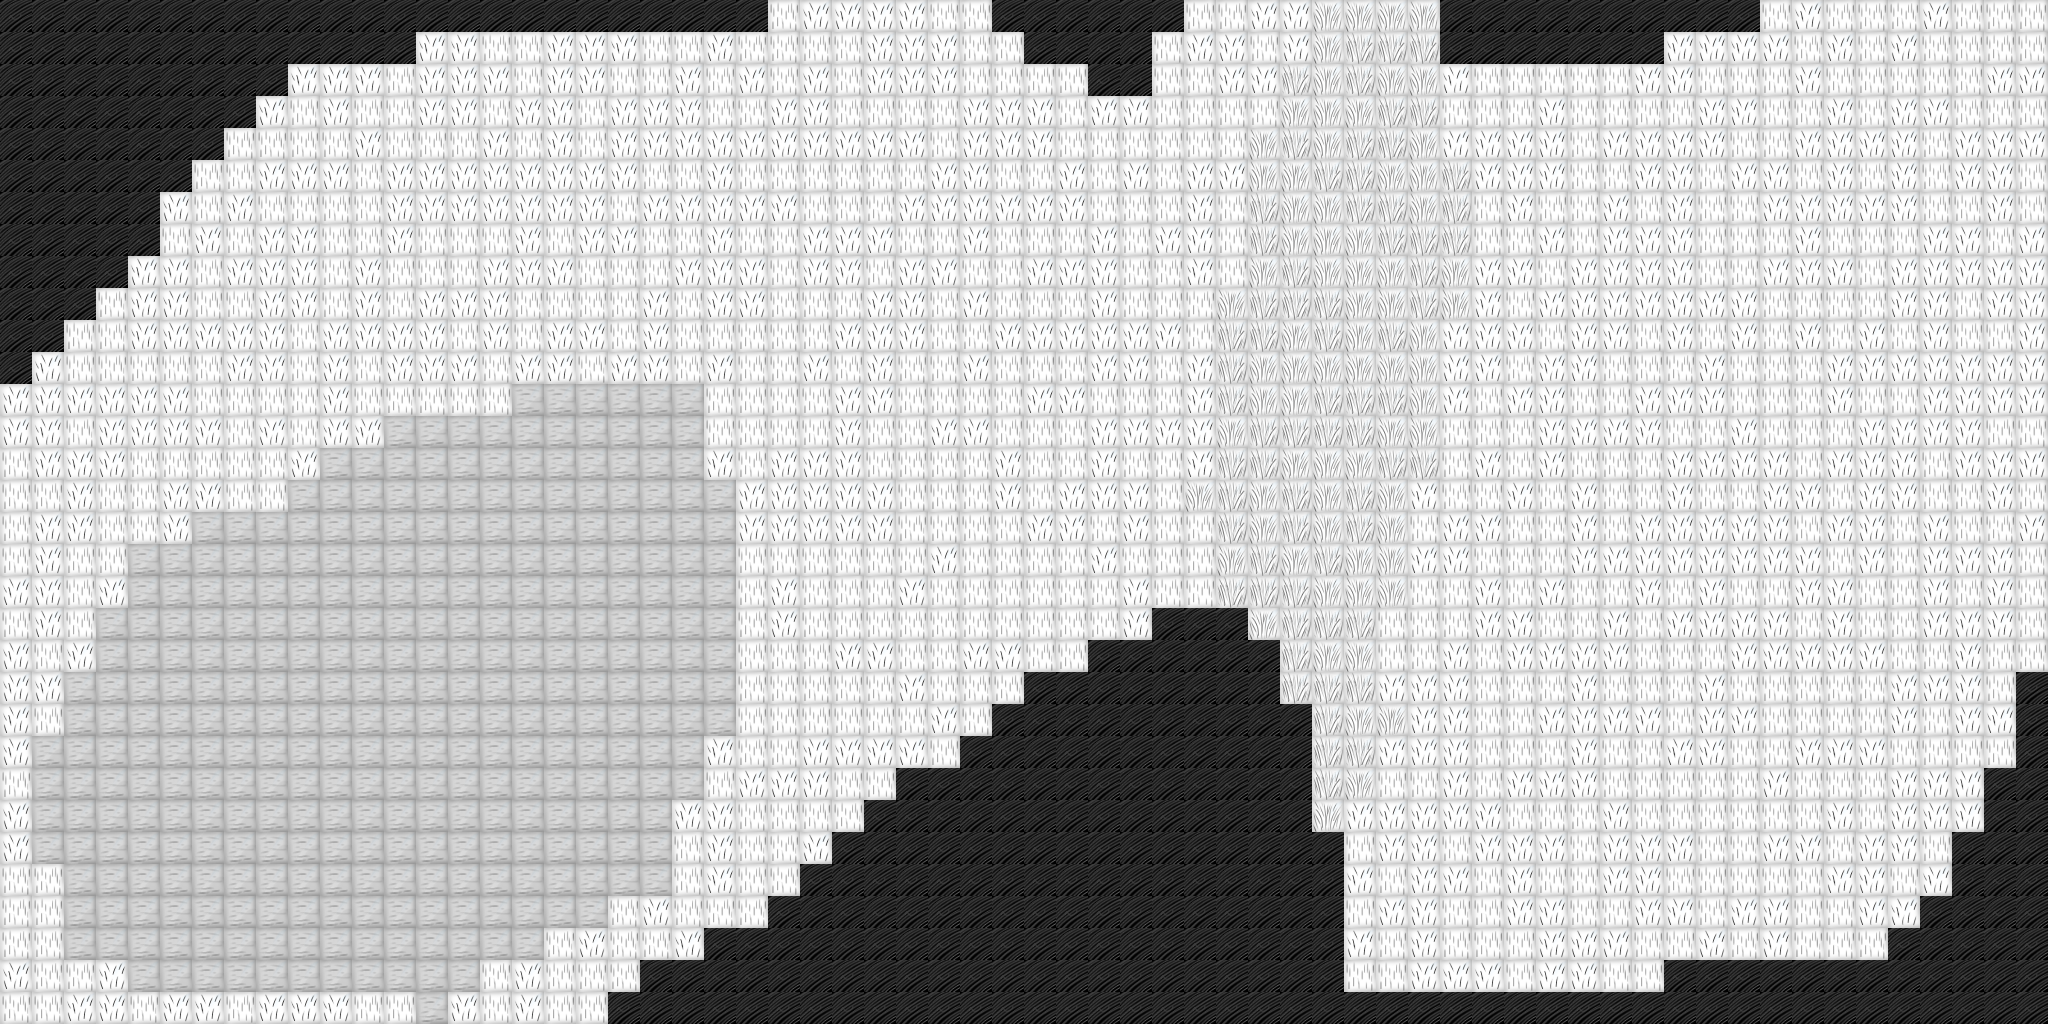

This game map was drawn from its Tiled (.tmx) file and the tilesets committed beside it. A one-line description and the full map source follow:
An orthogonal 64x32 tile map with 32x32 px tiles, 1 tile layer (Outside).

<map version="1.0" tiledversion="1.1.5" orientation="orthogonal" renderorder="right-down" width="64" height="32" tilewidth="32" tileheight="32" infinite="0" nextobjectid="1">
 <tileset firstgid="1" name="spritesheet(2)" tilewidth="32" tileheight="32" tilecount="13" columns="13">
  <image source="tiles.png" width="416" height="32" />
  <tile id="0">
   <properties>
    <property name="MoveCost" type="int" value="0" />
    <property name="Occupied" type="bool" value="false" />
    <property name="canMove" type="bool" value="false" />
   </properties>
  </tile>
  <tile id="1">
   <properties>
    <property name="MoveCost" type="int" value="1" />
    <property name="Occupied" type="bool" value="false" />
    <property name="canMove" type="bool" value="true" />
   </properties>
  </tile>
  <tile id="2">
   <properties>
    <property name="MoveCost" type="int" value="1" />
    <property name="Occupied" type="bool" value="false" />
    <property name="canMove" type="bool" value="true" />
   </properties>
  </tile>
  <tile id="3">
   <properties>
    <property name="MoveCost" type="int" value="2" />
    <property name="Occupied" type="bool" value="false" />
    <property name="canMove" type="bool" value="true" />
   </properties>
  </tile>
  <tile id="4">
   <properties>
    <property name="MoveCost" type="int" value="1" />
    <property name="Occupied" type="bool" value="false" />
    <property name="canMove" type="bool" value="true" />
   </properties>
  </tile>
  <tile id="5">
   <properties>
    <property name="MoveCost" type="int" value="1" />
    <property name="Occupied" type="bool" value="false" />
    <property name="canMove" type="bool" value="true" />
   </properties>
  </tile>
  <tile id="6">
   <properties>
    <property name="MoveCost" type="int" value="1" />
    <property name="Occupied" type="bool" value="false" />
    <property name="canMove" type="bool" value="true" />
   </properties>
  </tile>
  <tile id="7">
   <properties>
    <property name="MoveCost" type="int" value="1" />
    <property name="Occupied" type="bool" value="false" />
    <property name="canMove" type="bool" value="true" />
   </properties>
  </tile>
  <tile id="8">
   <properties>
    <property name="MoveCost" type="int" value="1" />
    <property name="Occupied" type="bool" value="false" />
    <property name="canMove" type="bool" value="true" />
   </properties>
  </tile>
  <tile id="9">
   <properties>
    <property name="MoveCost" type="int" value="1" />
    <property name="Occupied" type="bool" value="false" />
    <property name="canMove" type="bool" value="true" />
   </properties>
  </tile>
  <tile id="10">
   <properties>
    <property name="MoveCost" type="int" value="2" />
    <property name="Occupied" type="bool" value="false" />
    <property name="canMove" type="bool" value="true" />
   </properties>
  </tile>
  <tile id="11">
   <properties>
    <property name="MoveCost" type="int" value="1" />
    <property name="Occupied" type="bool" value="false" />
    <property name="canMove" type="bool" value="true" />
   </properties>
  </tile>
  <tile id="12">
   <properties>
    <property name="MoveCost" type="int" value="1" />
    <property name="Occupied" type="bool" value="false" />
    <property name="canMove" type="bool" value="true" />
   </properties>
  </tile>
 </tileset>
 <layer name="Outside" width="64" height="32">
  <properties>
   <property name="CanMove" type="bool" value="false" />
   <property name="MoveCost" type="int" value="0" />
   <property name="Occupied" type="bool" value="false" />
  </properties>
  <data encoding="csv">
1,1,1,1,1,1,1,1,1,1,1,1,1,1,1,1,1,1,1,1,1,1,1,1,5,6,6,6,6,5,5,1,1,1,1,1,1,5,5,6,6,10,10,10,10,1,1,1,1,1,1,1,1,1,1,5,6,5,5,5,6,5,5,5,
1,1,1,1,1,1,1,1,1,1,1,1,1,6,6,5,5,6,6,6,5,5,6,5,5,5,5,6,6,6,5,5,1,1,1,1,5,6,6,5,6,10,11,11,11,1,1,1,1,1,1,1,6,6,6,6,5,6,5,6,5,5,5,5,
1,1,1,1,1,1,1,1,1,6,6,6,5,6,6,6,5,6,6,5,5,6,5,6,5,6,5,6,6,6,5,5,5,5,1,1,5,5,6,6,11,10,11,10,10,6,5,5,5,5,5,6,6,5,5,5,6,5,5,5,5,5,6,6,
1,1,1,1,1,1,1,1,6,5,6,5,5,6,6,5,6,6,5,6,6,6,5,5,6,6,5,5,5,5,6,6,6,5,6,6,5,5,5,5,10,10,10,11,11,5,5,5,6,5,5,5,5,6,6,5,5,6,5,6,6,5,5,5,
1,1,1,1,1,1,1,5,5,5,5,6,5,5,5,6,5,6,5,6,6,6,6,6,6,6,6,6,6,5,6,6,6,5,5,5,5,5,5,10,11,10,11,11,10,6,6,6,6,5,6,6,6,6,5,5,6,6,6,6,5,6,6,6,
1,1,1,1,1,1,5,5,6,6,6,5,6,6,6,6,6,6,6,6,5,5,6,5,5,5,5,5,5,6,6,5,5,6,5,6,5,6,6,10,10,11,11,10,10,11,6,6,6,5,5,6,6,5,6,6,5,6,5,6,5,6,6,5,
1,1,1,1,1,6,5,6,5,5,5,5,6,6,6,6,6,6,6,5,6,6,6,6,6,5,5,5,6,6,6,6,6,6,5,5,5,6,5,11,10,10,11,11,10,11,5,6,5,5,6,5,6,5,5,6,6,6,6,6,5,5,6,5,
1,1,1,1,1,5,6,5,6,6,5,5,6,5,5,5,6,5,6,6,5,5,6,5,5,6,6,6,5,5,6,5,5,5,6,5,6,6,5,11,10,10,10,11,11,11,5,5,6,5,6,6,6,5,5,5,6,5,5,5,6,6,5,6,
1,1,1,1,6,6,5,6,6,6,5,6,5,5,5,6,6,6,5,5,5,6,6,6,5,6,6,5,6,6,5,5,6,6,6,5,5,6,5,10,11,10,10,10,11,10,6,6,5,6,6,6,6,5,5,6,6,6,5,6,6,6,6,6,
1,1,1,5,6,6,5,5,6,6,5,6,5,6,6,6,5,5,5,5,6,5,6,6,5,5,5,6,6,5,6,5,5,5,6,5,5,5,10,11,11,11,10,10,11,10,6,5,6,6,6,6,6,6,6,5,5,5,5,6,6,5,6,6,
1,1,5,5,6,6,6,6,6,5,6,6,6,6,5,6,5,6,6,5,6,5,5,5,5,5,6,6,6,5,5,6,6,6,6,6,6,5,11,11,10,11,10,11,10,6,6,6,5,6,6,5,6,5,6,5,6,5,6,5,6,5,5,6,
1,6,5,5,5,5,5,6,6,5,6,5,6,6,6,5,6,6,5,6,6,5,6,5,5,6,5,6,5,5,6,5,5,5,6,6,5,6,11,10,10,10,10,10,10,6,6,5,6,6,5,5,5,6,5,5,5,6,6,6,6,6,6,6,
6,6,6,6,6,6,5,5,5,5,6,5,5,5,5,5,4,4,4,4,4,4,5,5,5,5,6,6,5,5,5,5,6,6,5,5,5,6,11,10,10,11,11,11,10,6,5,6,6,5,5,6,6,6,5,5,5,6,5,5,6,6,6,6,
6,6,5,6,6,6,6,5,6,5,6,6,4,4,4,4,4,4,4,4,4,4,5,5,5,5,6,5,5,6,6,5,5,5,6,6,6,6,10,11,11,11,11,10,10,5,5,5,6,6,6,6,5,5,6,5,5,5,6,6,6,6,5,5,
5,6,6,6,5,5,5,5,5,6,4,4,4,4,4,4,4,4,4,4,4,4,6,5,6,6,6,5,5,5,5,6,5,5,6,5,5,6,11,11,10,10,10,11,11,5,6,5,6,5,5,5,6,6,6,6,5,6,6,6,5,6,6,6,
5,5,6,5,5,6,6,5,5,4,4,4,4,4,4,4,4,4,4,4,4,4,4,6,6,6,6,6,5,5,5,6,5,6,6,6,5,10,11,10,11,10,11,10,6,5,5,6,5,6,5,5,6,5,5,6,6,5,6,6,5,5,6,5,
5,6,6,5,5,6,4,4,4,4,4,4,4,4,4,4,4,4,4,4,4,4,4,6,6,6,6,6,5,5,5,5,6,6,5,6,5,5,11,10,11,10,11,10,5,6,6,5,5,6,5,6,6,6,6,6,5,6,6,5,6,5,5,6,
5,6,5,5,4,4,4,4,4,4,4,4,4,4,4,4,4,4,4,4,4,4,4,5,5,5,5,5,5,6,5,5,5,5,6,5,5,5,10,11,10,11,10,10,6,6,5,5,5,6,6,6,6,6,6,6,6,5,6,5,6,6,6,5,
6,6,5,6,4,4,4,4,4,4,4,4,4,4,4,4,4,4,4,4,4,4,4,5,6,5,5,5,6,5,5,5,5,5,5,6,5,5,11,11,11,10,10,10,5,5,6,5,6,5,5,6,5,6,5,5,6,6,5,5,6,5,6,5,
5,6,5,4,4,4,4,4,4,4,4,4,4,4,4,4,4,4,4,4,4,4,4,5,6,5,5,5,5,5,5,5,5,5,5,6,1,1,1,10,11,11,11,5,5,5,6,6,5,5,6,5,6,6,6,6,5,6,5,5,6,6,6,5,
6,5,6,4,4,4,4,4,4,4,4,4,4,4,4,4,4,4,4,4,4,4,4,5,5,5,6,6,5,5,6,6,5,5,1,1,1,1,1,1,11,10,10,5,5,6,5,6,6,6,6,5,5,5,6,6,6,6,6,5,5,6,5,5,
6,6,4,4,4,4,4,4,4,4,4,4,4,4,4,4,4,4,4,4,4,4,4,5,5,5,5,5,6,5,5,5,1,1,1,1,1,1,1,1,11,11,11,6,6,6,5,5,5,6,5,5,5,6,5,5,5,5,5,6,6,6,5,1,
6,5,4,4,4,4,4,4,4,4,4,4,4,4,4,4,4,4,4,4,4,4,4,5,5,5,5,5,5,6,5,1,1,1,1,1,1,1,1,1,1,11,10,10,6,6,5,5,6,6,6,6,5,6,6,5,5,5,5,6,5,6,6,1,
6,4,4,4,4,4,4,4,4,4,4,4,4,4,4,4,4,4,4,4,4,4,6,5,5,6,6,6,6,5,1,1,1,1,1,1,1,1,1,1,1,11,11,6,6,6,5,5,5,6,5,5,6,6,5,5,6,6,6,5,5,5,5,1,
5,4,4,4,4,4,4,4,4,4,4,4,4,4,4,4,4,4,4,4,4,4,5,6,6,6,5,5,1,1,1,1,1,1,1,1,1,1,1,1,1,11,10,5,5,6,5,6,6,6,5,5,5,5,5,6,5,5,5,6,6,6,1,1,
6,4,4,4,4,4,4,4,4,4,4,4,4,4,4,4,4,4,4,4,4,6,6,5,5,5,5,1,1,1,1,1,1,1,1,1,1,1,1,1,1,10,6,6,6,6,6,5,5,5,6,5,5,5,5,5,5,6,5,6,6,6,1,1,
6,4,4,4,4,4,4,4,4,4,4,4,4,4,4,4,4,4,4,4,4,5,6,5,5,6,1,1,1,1,1,1,1,1,1,1,1,1,1,1,1,1,5,6,6,5,6,6,6,5,6,6,6,5,5,6,6,5,6,6,5,1,1,1,
5,5,4,4,4,4,4,4,4,4,4,4,4,4,4,4,4,4,4,4,4,5,6,5,5,1,1,1,1,1,1,1,1,1,1,1,1,1,1,1,1,1,6,5,6,6,5,6,5,5,6,6,5,5,5,5,5,6,6,5,6,1,1,1,
5,5,4,4,4,4,4,4,4,4,4,4,4,4,4,4,4,4,4,5,6,5,5,5,1,1,1,1,1,1,1,1,1,1,1,1,1,1,1,1,1,1,5,6,6,5,5,6,6,5,5,6,6,5,6,6,5,5,6,6,1,1,1,1,
5,5,4,4,4,4,4,4,4,4,4,4,4,4,4,4,4,5,6,5,5,6,1,1,1,1,1,1,1,1,1,1,1,1,1,1,1,1,1,1,1,1,6,5,6,5,5,5,6,6,6,5,5,6,5,6,5,5,5,1,1,1,1,1,
6,5,5,6,4,4,4,4,4,4,4,4,4,4,4,5,6,5,5,5,1,1,1,1,1,1,1,1,1,1,1,1,1,1,1,1,1,1,1,1,1,1,5,5,6,6,6,5,6,6,5,5,1,1,1,1,1,1,1,1,1,1,1,1,
5,5,6,6,5,6,6,5,6,6,6,5,5,4,6,5,6,5,5,1,1,1,1,1,1,1,1,1,1,1,1,1,1,1,1,1,1,1,1,1,1,1,1,1,1,1,1,1,1,1,1,1,1,1,1,1,1,1,1,1,1,1,1,1
</data>
 </layer>
</map>
